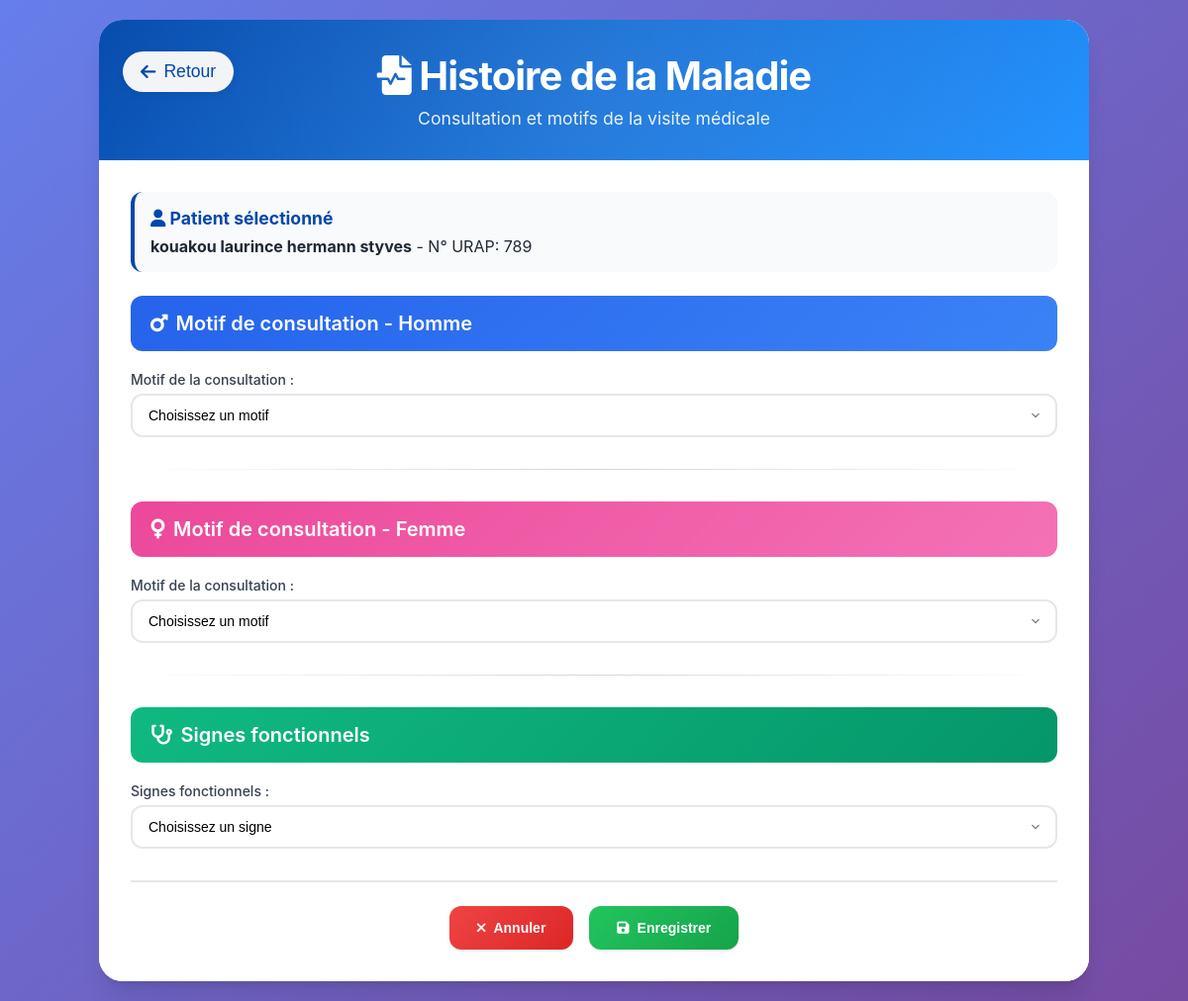
The page /Page/Histoire de la maladie.php?idU=789 (signed in) on the database its author committed.
### tables this page shows
CREATE TABLE IF NOT EXISTS `patient` (
  `Numero_urap` int NOT NULL,
  `Nom_patient` varchar(15) NOT NULL,
  `Prenom_patient` varchar(30) NOT NULL,
  `Age` int NOT NULL,
  `Sexe_patient` varchar(10) NOT NULL,
  `Date_naissance` date NOT NULL,
  `Contact_patient` varchar(10) NOT NULL,
  `Situation_matrimoniale` varchar(20) NOT NULL,
  `Lieu_résidence` varchar(25) NOT NULL,
  `Precise` varchar(30) NOT NULL,
  `Type_logement` varchar(25) NOT NULL,
  `Niveau_etude` varchar(30) NOT NULL,
  `Profession` varchar(25) NOT NULL,
  PRIMARY KEY (`Numero_urap`)
);

### page/Histoire de la maladie.php (the view, shortened to what this page needs)
<?php
require_once("connexion.php");
$patient = null;
if (isset($_GET['idU'])) {
    $patient_id = $_GET['idU'];
    $stmt = $pdo->prepare("SELECT * FROM patient WHERE Numero_urap = ?");
    $stmt->execute([$patient_id]);
    $patient = $stmt->fetch(PDO::FETCH_ASSOC);
}
?>
<!DOCTYPE html>
<html lang="fr">
<head>
    <link href="https://cdnjs.cloudflare.com/ajax/libs/font-awesome/6.0.0/css/all.min.css" rel="stylesheet">
</head>
<body>
    <div class="container">
        <div class="header">
            <button onclick="window.history.back()" class="btn-retour">
                <i class="fas fa-arrow-left"></i> Retour
            </button>
            <h1><i class="fas fa-file-medical-alt"></i> Histoire de la Maladie</h1>
            <p>Consultation et motifs de la visite médicale</p>
        </div>
        <div class="content-area">
            <?php if ($patient): ?>
                <div class="patient-info">
                    <h3><i class="fas fa-user"></i> Patient sélectionné</h3>
                    <p><strong><?php echo htmlspecialchars($patient['Nom_patient'] . ' ' . $patient['Prenom_patient']); ?></strong> - N° URAP: <?php echo htmlspecialchars($patient['Numero_urap']); ?></p>
                </div>
            <?php else: ?>
                <div class="alert alert-info">
                    Veuillez renseigner le motif de consultation selon le sexe du patient. Seuls les champs pertinents doivent être remplis.
                </div>
            <?php endif; ?>
            <form id="histoireForm" method="POST" action="histoire_maladie.php<?php echo isset($_GET['idU']) ? '?idU=' . htmlspecialchars($_GET['idU']) : ''; ?>">
                <div class="form-section">
                    <h2 class="section-title homme">
                        <i class="fas fa-mars"></i>
                        Motif de consultation - Homme
                    </h2>
                    <div class="form-grid">
                        <div class="form-field">
                            <label class="form-label">Motif de la consultation :</label>
                            <select class="form-select" name="motif_homme" id="motif_homme" onchange="toggleFields()">
                                <option value="">Choisissez un motif</option>
                            </select>
                        </div>
                    </div>
                </div>
                <div class="section-divider"></div>
                <div class="form-section">
                    <h2 class="section-title femme">
                        <i class="fas fa-venus"></i>
                        Motif de consultation - Femme
                    </h2>
                    <div class="form-grid">
                        <div class="form-field">
                            <label class="form-label">Motif de la consultation :</label>
                            <select class="form-select" name="motif_femme" id="motif_femme" onchange="toggleFields()">
                                <option value="">Choisissez un motif</option>
                            </select>
                        </div>
                    </div>
                </div>
                <div class="section-divider"></div>
                <div class="form-section">
                    <h2 class="section-title general">
                        <i class="fas fa-stethoscope"></i>
                        Signes fonctionnels
                    </h2>
                    <div class="form-grid">
                        <div class="form-field">
                            <label class="form-label">Signes fonctionnels :</label>
                            <select class="form-select" name="signes_fonctionnels" id="signes_fonctionnels" onchange="toggleFields()">
                                <option value="">Choisissez un signe</option>
                            </select>
                        </div>
                    </div>
                </div>
                <div class="actions">
                    <button type="button" class="btn btn-danger" onclick="resetForm()">
                        <i class="fas fa-times"></i>
                        Annuler
                    </button>
                    <button type="submit" class="btn btn-success">
                        <i class="fas fa-save"></i>
                        Enregistrer
                    </button>
                </div>
            </form>
        </div>
    </div>
</body>
</html>

### page/Histoire de la maladie.php (style rules this page uses)
:root { --primary: #0047ab; --primary-light: #1e90ff; --primary-dark: #003380; --secondary: #f8fafc; --accent: #10b981; --danger: #ef4444; --warning: #f59e0b; --success: #22c55e; --gray-50: #f9fafb; --gray-100: #f3f4f6; --gray-200: #e5e7eb; --gray-300: #d1d5db; --gray-400: #9ca3af; --gray-500: #6b7280; --gray-600: #4b5563; --gray-700: #374151; --gray-800: #1f2937; --gray-900: #111827; --shadow-sm: 0 1px 2px 0 rgb(0 0 0 / 0.05); --shadow: 0 1px 3px 0 rgb(0 0 0 / 0.1), 0 1px 2px -1px rgb(0 0 0 / 0.1); --shadow-md: 0 4px 6px -1px rgb(0 0 0 / 0.1), 0 2px 4px -2px rgb(0 0 0 / 0.1); --shadow-lg: 0 10px 15px -3px rgb(0 0 0 / 0.1), 0 4px 6px -4px rgb(0 0 0 / 0.1); --shadow-xl: 0 20px 25px -5px rgb(0 0 0 / 0.1), 0 8px 10px -6px rgb(0 0 0 / 0.1); --homme-color: #2563eb; --femme-color: #ec4899; }
* { margin: 0; padding: 0; box-sizing: border-box; }
body { font-family: 'Inter', -apple-system, BlinkMacSystemFont, 'Segoe UI', Roboto, sans-serif; background: linear-gradient(135deg, #667eea 0%, #764ba2 100%); min-height: 100vh; padding: 20px; color: var(--gray-800); }
.container { max-width: 1000px; margin: 0 auto; background: rgba(255, 255, 255, 0.95); backdrop-filter: blur(10px); border-radius: 24px; box-shadow: var(--shadow-xl); overflow: hidden; animation: slideUp 0.6s ease-out; }
.header { background: linear-gradient(135deg, var(--primary) 0%, var(--primary-light) 100%); color: white; padding: 32px; text-align: center; position: relative; overflow: hidden; }
.header::before { content: ''; position: absolute; top: -50%; left: -50%; width: 200%; height: 200%; background: radial-gradient(circle, rgba(255,255,255,0.1) 0%, transparent 70%); animation: rotate 20s linear infinite; }
.header h1 { font-size: 2.5rem; font-weight: 700; letter-spacing: -0.025em; position: relative; z-index: 1; }
.header p { font-size: 1.1rem; opacity: 0.9; margin-top: 8px; position: relative; z-index: 1; }
.btn-retour { position: absolute; left: 24px; top: 32px; background: var(--gray-100); border: none; border-radius: 50px; padding: 10px 18px; font-size: 1.1em; box-shadow: 0 2px 8px rgba(0,0,0,0.07); color: var(--primary); cursor: pointer; display: flex; align-items: center; gap: 8px; transition: background 0.2s; z-index: 2; }
.content-area { padding: 32px; background: white; }
.form-section { margin-bottom: 32px; }
.section-title { font-size: 1.25rem; font-weight: 600; color: var(--gray-800); margin-bottom: 20px; display: flex; align-items: center; gap: 8px; padding: 16px 20px; border-radius: 12px; position: relative; }
.section-title.homme { background: linear-gradient(135deg, var(--homme-color) 0%, #3b82f6 100%); color: white; }
.section-title.femme { background: linear-gradient(135deg, var(--femme-color) 0%, #f472b6 100%); color: white; }
.section-title.general { background: linear-gradient(135deg, var(--accent) 0%, #059669 100%); color: white; }
.form-grid { display: grid; grid-template-columns: 1fr; gap: 20px; }
.form-field { position: relative; }
.form-label { display: block; font-size: 0.875rem; font-weight: 500; color: var(--gray-700); margin-bottom: 6px; }
.form-select { width: 100%; padding: 12px 16px; border: 2px solid var(--gray-200); border-radius: 12px; font-size: 14px; background: white; cursor: pointer; transition: all 0.2s ease; appearance: none; background-position: right 12px center; background-repeat: no-repeat; background-size: 16px; padding-right: 48px; }
.actions { display: flex; gap: 16px; justify-content: center; flex-wrap: wrap; margin-top: 32px; padding-top: 24px; border-top: 2px solid var(--gray-200); }
.btn { padding: 14px 28px; border: none; border-radius: 12px; font-size: 14px; font-weight: 600; cursor: pointer; transition: all 0.2s ease; text-decoration: none; display: inline-flex; align-items: center; gap: 8px; min-width: 120px; justify-content: center; }
.btn-danger { background: linear-gradient(135deg, var(--danger) 0%, #dc2626 100%); color: white; box-shadow: var(--shadow); }
.btn-success { background: linear-gradient(135deg, var(--success) 0%, #16a34a 100%); color: white; box-shadow: var(--shadow); }
.section-divider { height: 1px; background: linear-gradient(to right, transparent, var(--gray-300), transparent); margin: 32px 0; }
.patient-info { background: var(--gray-50); border-radius: 12px; padding: 16px; margin-bottom: 24px; border-left: 4px solid var(--primary); }
.patient-info h3 { color: var(--primary); margin-bottom: 8px; font-size: 1.1rem; }

### rows shown on the page
patient: Nom_patient+Prenom_patient "kouakou laurince hermann styves", Numero_urap "789"
